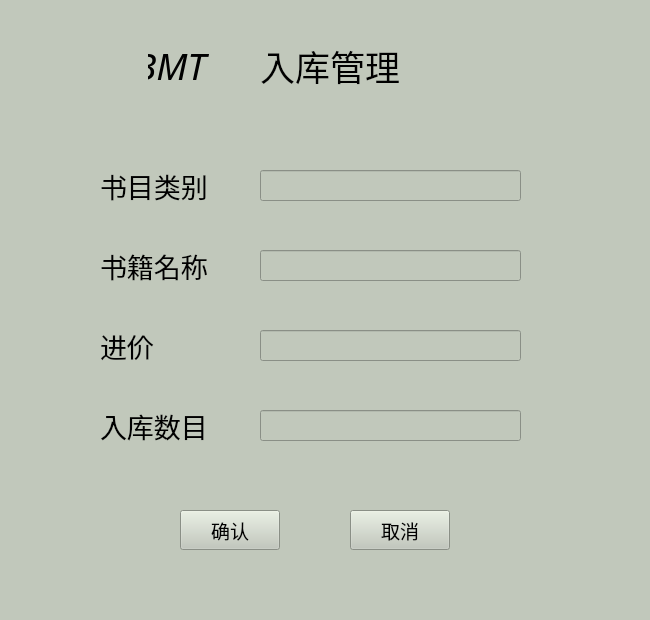
<?xml version="1.0" encoding="UTF-8"?>
<ui version="4.0">
 <class>input_main_window</class>
 <widget class="QMainWindow" name="input_main_window">
  <property name="geometry">
   <rect>
    <x>0</x>
    <y>0</y>
    <width>650</width>
    <height>620</height>
   </rect>
  </property>
  <property name="maximumSize">
   <size>
    <width>650</width>
    <height>620</height>
   </size>
  </property>
  <property name="font">
   <font>
    <family>黑体</family>
    <pointsize>14</pointsize>
   </font>
  </property>
  <property name="windowTitle">
   <string notr="true">入库管理</string>
  </property>
  <property name="windowIcon">
   <iconset resource="../resource.qrc">
    <normaloff>:/ico/resource/BMT_64.ico</normaloff>:/ico/resource/BMT_64.ico</iconset>
  </property>
  <property name="styleSheet">
   <string notr="true">background-color: rgb(193, 200, 187);</string>
  </property>
  <widget class="QWidget" name="centralwidget">
   <widget class="QLabel" name="client_name">
    <property name="geometry">
     <rect>
      <x>120</x>
      <y>40</y>
      <width>100</width>
      <height>50</height>
     </rect>
    </property>
    <property name="font">
     <font>
      <family>Mistral</family>
      <pointsize>30</pointsize>
      <weight>50</weight>
      <bold>false</bold>
     </font>
    </property>
    <property name="text">
     <string>&lt;html&gt;&lt;head/&gt;&lt;body&gt;&lt;p&gt;&lt;span style=&quot; font-size:28pt; font-style:italic;&quot;&gt;BMT&lt;/span&gt;&lt;/p&gt;&lt;/body&gt;&lt;/html&gt;</string>
    </property>
    <property name="alignment">
     <set>Qt::AlignCenter</set>
    </property>
   </widget>
   <widget class="QPushButton" name="cancel">
    <property name="geometry">
     <rect>
      <x>350</x>
      <y>510</y>
      <width>100</width>
      <height>40</height>
     </rect>
    </property>
    <property name="font">
     <font>
      <family>黑体</family>
      <pointsize>14</pointsize>
      <weight>50</weight>
      <bold>false</bold>
     </font>
    </property>
    <property name="cursor">
     <cursorShape>PointingHandCursor</cursorShape>
    </property>
    <property name="text">
     <string>取消</string>
    </property>
   </widget>
   <widget class="QPushButton" name="confirm">
    <property name="geometry">
     <rect>
      <x>180</x>
      <y>510</y>
      <width>100</width>
      <height>40</height>
     </rect>
    </property>
    <property name="font">
     <font>
      <family>黑体</family>
      <pointsize>14</pointsize>
      <weight>50</weight>
      <bold>false</bold>
     </font>
    </property>
    <property name="cursor">
     <cursorShape>PointingHandCursor</cursorShape>
    </property>
    <property name="text">
     <string>确认</string>
    </property>
   </widget>
   <widget class="QLabel" name="label">
    <property name="geometry">
     <rect>
      <x>260</x>
      <y>40</y>
      <width>151</width>
      <height>51</height>
     </rect>
    </property>
    <property name="font">
     <font>
      <family>华文楷体</family>
      <pointsize>26</pointsize>
     </font>
    </property>
    <property name="text">
     <string>入库管理</string>
    </property>
   </widget>
   <widget class="QLabel" name="label_2">
    <property name="geometry">
     <rect>
      <x>100</x>
      <y>170</y>
      <width>111</width>
      <height>31</height>
     </rect>
    </property>
    <property name="font">
     <font>
      <family>黑体</family>
      <pointsize>20</pointsize>
     </font>
    </property>
    <property name="text">
     <string>书目类别</string>
    </property>
   </widget>
   <widget class="QLabel" name="label_3">
    <property name="geometry">
     <rect>
      <x>100</x>
      <y>250</y>
      <width>111</width>
      <height>31</height>
     </rect>
    </property>
    <property name="font">
     <font>
      <family>黑体</family>
      <pointsize>20</pointsize>
     </font>
    </property>
    <property name="text">
     <string>书籍名称</string>
    </property>
   </widget>
   <widget class="QLabel" name="label_4">
    <property name="geometry">
     <rect>
      <x>100</x>
      <y>330</y>
      <width>111</width>
      <height>31</height>
     </rect>
    </property>
    <property name="font">
     <font>
      <family>黑体</family>
      <pointsize>20</pointsize>
     </font>
    </property>
    <property name="text">
     <string>进价</string>
    </property>
   </widget>
   <widget class="QLabel" name="label_5">
    <property name="geometry">
     <rect>
      <x>100</x>
      <y>410</y>
      <width>111</width>
      <height>31</height>
     </rect>
    </property>
    <property name="font">
     <font>
      <family>黑体</family>
      <pointsize>20</pointsize>
     </font>
    </property>
    <property name="text">
     <string>入库数目</string>
    </property>
   </widget>
   <widget class="QLineEdit" name="book_type_input">
    <property name="geometry">
     <rect>
      <x>260</x>
      <y>170</y>
      <width>261</width>
      <height>31</height>
     </rect>
    </property>
    <property name="font">
     <font>
      <family>Times New Roman</family>
     </font>
    </property>
   </widget>
   <widget class="QLineEdit" name="book_name_input">
    <property name="geometry">
     <rect>
      <x>260</x>
      <y>250</y>
      <width>261</width>
      <height>31</height>
     </rect>
    </property>
    <property name="font">
     <font>
      <family>Times New Roman</family>
     </font>
    </property>
   </widget>
   <widget class="QLineEdit" name="number_input">
    <property name="geometry">
     <rect>
      <x>260</x>
      <y>410</y>
      <width>261</width>
      <height>31</height>
     </rect>
    </property>
    <property name="font">
     <font>
      <family>Times New Roman</family>
     </font>
    </property>
   </widget>
   <widget class="QLineEdit" name="purchase_price_input">
    <property name="geometry">
     <rect>
      <x>260</x>
      <y>330</y>
      <width>261</width>
      <height>31</height>
     </rect>
    </property>
    <property name="font">
     <font>
      <family>Times New Roman</family>
     </font>
    </property>
   </widget>
   <widget class="QLabel" name="client_logo">
    <property name="geometry">
     <rect>
      <x>20</x>
      <y>0</y>
      <width>128</width>
      <height>128</height>
     </rect>
    </property>
    <property name="text">
     <string>&lt;html&gt;&lt;head/&gt;&lt;body&gt;&lt;p&gt;&lt;img src=&quot;:/logo/resource/BMT_128.ico&quot;/&gt;&lt;/p&gt;&lt;/body&gt;&lt;/html&gt;</string>
    </property>
   </widget>
  </widget>
 </widget>
 <tabstops>
  <tabstop>confirm</tabstop>
  <tabstop>cancel</tabstop>
 </tabstops>
 <resources>
  <include location="../resource.qrc"/>
 </resources>
 <connections/>
</ui>
